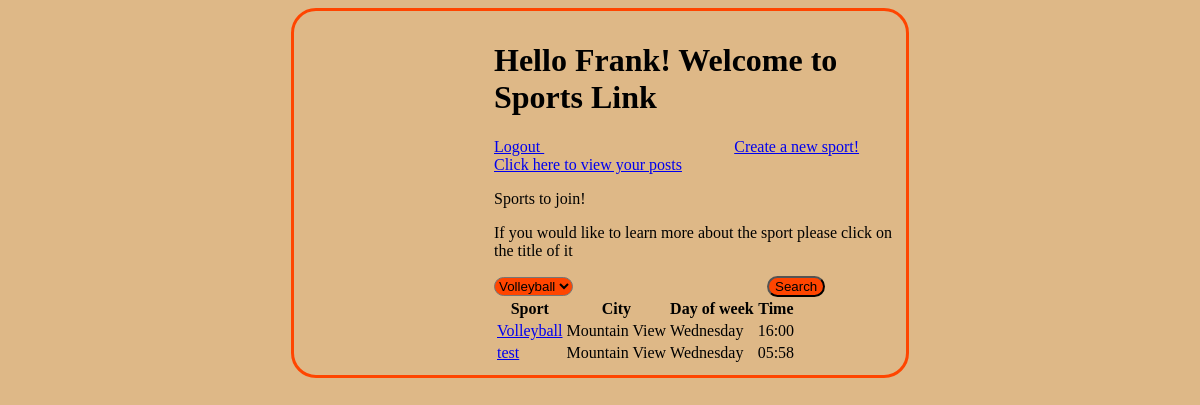
The app's page /dashboard (signed in), older data.
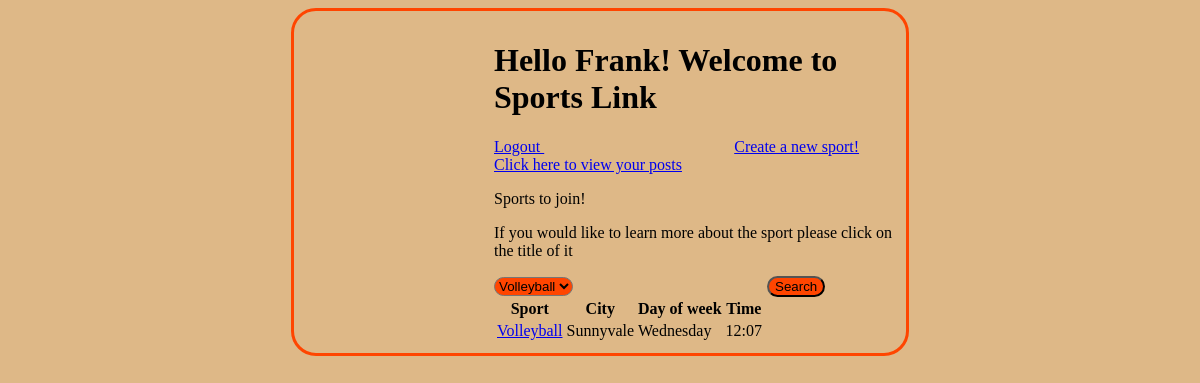
The same page, newer data.
### sportsPageApp/models.py (models this page shows, shortened)
class Sport(models.Model):
    sport_name = models.CharField(max_length=255)
    description = models.CharField(max_length=255)
    city = models.CharField(max_length=255)
    day_of_week = models.CharField(max_length=255)
    time = models.CharField(max_length=255)
    creator = models.ForeignKey(User, related_name="sports", on_delete=models.CASCADE)
    create_at = models.DateTimeField(auto_now_add = True)
    update_at = models.DateTimeField(auto_now = True)
    likes = models.ManyToManyField(User, related_name='sport_posts')
    objects = SportManager()

### sportsPageApp/views.py (the view)
# urls.py: path('dashboard', views.dashboard),
def dashboard(request):
    if "user_id" not in request.session:
        return redirect("/")
    context = {
        "logged_in_user": User.objects.get(id = request.session['user_id']),
        "allSports": Sport.objects.all(),
    }
    return render(request, "dashboard_for_users.html", context)

### sportsPageApp/templates/dashboard_for_users.html (shortened to what this page needs)
<!DOCTYPE html>
{% load static %}
<html lang="en">
<head>
    <link rel="stylesheet" type="text/css" href="{% static 'css/dashboard_style.css' %}">
</head>
<body>
<div id="container">
    <h1>Hello {{ logged_in_user.first_name }}! Welcome to Sports Link</h1>
    <a href="/logout" div class="link">Logout </a>
    <a href="/sports/new" div class="link">Create a new sport!</a>
    <a href="/your_sports" div class="link">Click here to view your posts</a>
    <p>Sports to join!</p>
    <p>If you would like to learn more about the sport please click on the title of it</p>
    <form action="/sports/{{ sport.sport_name }}" method="get">
    <select name="{{ sport.sport_name }}" id="{{ sport.sport_name }}">
        {% for sport in allSports %}
            <option value="{{ sport.sport_name }}">{{ sport.sport_name }}</option>
        {% endfor %}
    </select>
    <button>Search</button>
</form>
    <table>
        <thead>
            <tr>
                <th>Sport</th>
                <th>City</th>
                <th>Day of week</th>
                <th>Time</th>
            </tr>
        </thead>
        <tbody>
            {% for sport in allSports %}
            <tr>
                <td><a href="/sports/display/{{ sport.id }}">{{ sport.sport_name }}</a></td>
                <td>{{ sport.city }}</td>
                <td>{{ sport.day_of_week }}</td>
                <td>{{ sport.time }}</td>
            </tr>
            {% endfor %}
        </tbody>
    </table>
</div>
</body>
</html>

Row changes from the older to the newer data that the page shows:
removed Sport: sport_name "test", city "Mountain View", day_of_week "Wednesday", time "05:58"
changed Sport "Volleyball": city "Mountain View" → "Sunnyvale"; time "16:00" → "12:07"
